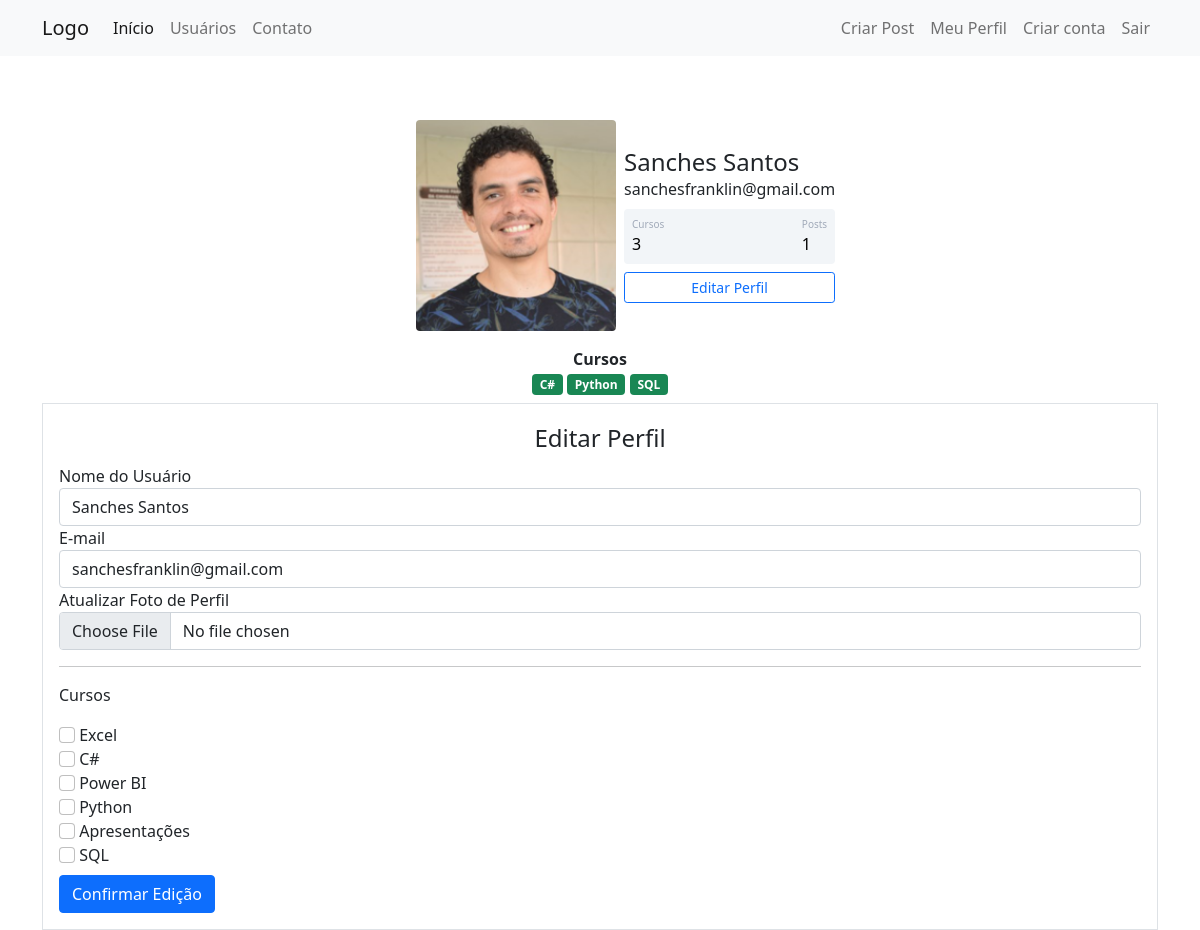
The page /perfil/editar (signed in) on the database its author committed.
### appcomunidade/models.py (models this page shows)
class Usuario(database.Model, UserMixin):
    id = database.Column(database.Integer, primary_key=True)
    username = database.Column(database.String, nullable=False)
    email = database.Column(database.String, nullable=False, unique=True)
    senha = database.Column(database.String, nullable=False)
    foto_perfil = database.Column(database.String, default='default.jpg')
    posts = database.relationship('Post', backref='autor', lazy=True)
    cursos = database.Column(database.String, nullable=False, default='Não informado')
    def contar_posts(self):
        return len(self.posts)

### appcomunidade/routes.py (the view)
@app.route('/perfil/editar', methods=['GET', 'POST'])
@login_required
def editar_perfil():
    form = FormEditarPerfil()
    if form.validate_on_submit():
        current_user.email = form.email.data
        current_user.username = form.username.data
        if form.foto_perfil.data:
            nome_imagem = salvar_imagem(form.foto_perfil.data)
            current_user.foto_perfil = nome_imagem
        current_user.cursos = atualizar_cursos(form)
        database.session.commit()
        flash(f'Perfil atualizado com sucesso', 'alert-success')
        return redirect(url_for('perfil'))
    elif request.method =="GET":
        form.email.data = current_user.email
        form.username.data = current_user.username
    foto_perfil = url_for('static', filename='fotos_perfil/{}'.format(current_user.foto_perfil))
    return render_template('editarperfil.html', foto_perfil=foto_perfil, form=form)

### appcomunidade/forms.py (shortened to what this page needs)
class FormEditarPerfil(FlaskForm):
    username = StringField('Nome do Usuário', validators=[DataRequired()])
    email = StringField('E-mail', validators=[DataRequired(), Email()])
    foto_perfil = FileField('Atualizar Foto de Perfil', validators=[FileAllowed(['jpg', 'png'])])
    curso_excel = BooleanField('Excel')
    curso_vba = BooleanField('C#')
    curso_powerbi = BooleanField('Power BI')
    curso_python = BooleanField('Python')
    curso_ppt = BooleanField('Apresentações')
    curso_sql = BooleanField('SQL')
    botao_submit_editarperfil = SubmitField('Confirmar Edição')

### appcomunidade/models.py (called while the page is built)
@login_manager.user_loader
def load_usuario(id_usuario):
    return Usuario.query.get(id_usuario)

### appcomunidade/templates/editarperfil.html (shortened to what this page needs)
{% extends 'perfil.html' %}
{% block form_editar_perfil %}
<div class="container">
        <div class="row">
            <div class="col">
                <form method="POST" action="" class="border p-3 mt-2" enctype="multipart/form-data">
                    <legend class="text-center">Editar Perfil</legend>
                    <fieldset>
                        <div class="form-group">
                            {{ form.username.label(class="form-control-label") }}
                            {% if form.username.errors %}
                                {{ form.username(class="form-control is-invalid") }}
                            <div class="invalid-feedback">
                                {% for erro in form.username.errors %}
                                    {{ erro }}
                                {% endfor %}
                            </div>
                            {% else %}
                                {{ form.username(class="form-control") }}
                            {% endif %}
                        </div>
                        <div class="form-group">
                            {{ form.email.label(class="form-control-label") }}
                            {% if form.email.errors %}
                                {{ form.email(class="form-control is-invalid") }}
                            <div class="invalid-feedback">
                                {% for erro in form.email.errors %}
                                    {{ erro }}
                                {% endfor %}
                            </div>
                            {% else %}
                                {{ form.email(class="form-control") }}
                            {% endif %}
                        </div>
                        <div class="form-group">
                            {{ form.foto_perfil.label }}
                            {{ form.foto_perfil(class="form-control") }}
                        </div>
                        <hr>
                        <p>Cursos</p>
                        {% for campo in form %}
                            {% if 'curso_' in campo.name %}
                                <div class="form-group">
                                    {{ campo(class="form-check-input") }}
                                    {{ campo.label(class="form-check-label") }}
                                </div>
                            {% endif %}
                        {% endfor %}
                    </fieldset>
                    {{ form.botao_submit_editarperfil(class="btn btn-primary mt-2") }}
                </form>
            </div>
        </div>
    </div>
{% endblock %}

### appcomunidade/templates/perfil.html
{% extends 'base.html' %} {% block body %}
<div class="container mt-5 d-flex justify-content-center">
    <div class="card p-3">
        <div class="d-flex align-items-center">
            <div class="image pe-2">
                <img src="{{ foto_perfil }}" class="rounded" width="200" />
            </div>
            <div class="ml-3 w-100">
                <h4 class="mb-0 mt-0">{{ current_user.username }}</h4>
                <span>{{ current_user.email }}</span>
                <div
                    class="p-2 mt-2 bg-primary d-flex justify-content-between rounded text-white stats"
                >
                    {% if 'Não Informado' in current_user.cursos or not
                    current_user.cursos %}
                    <div class="d-flex flex-column">
                        <span class="articles">Cursos</span>
                        <span class="number1">0</span>
                    </div>
                    {% else %}
                    <div class="d-flex flex-column">
                        <span class="articles">Cursos</span>
                        <span class="number1"
                            >{{ current_user.cursos.count(';') + 1 }}</span
                        >
                    </div>
                    {% endif %}
                    <div class="d-flex flex-column">
                        <span class="rating">Posts</span>
                        <span class="number3">
                            {{ current_user.contar_posts() }}
                        </span>
                    </div>
                </div>
                <div class="button mt-2 d-flex flex-row align-items-center">
                    <a class="w-100" href="{{ url_for('editar_perfil') }}">
                        <button class="btn btn-sm btn-outline-primary w-100">
                            Editar Perfil
                        </button>
                    </a>
                </div>
            </div>
        </div>
    </div>
</div>
<div class="row justify-content-center">
    <div class="col col-4" style="text-align: center">
        <strong>Cursos</strong><br />
        {% for curso in current_user.cursos.split(';') %}
        <span class="badge bg-success">{{ curso }}</span>
        {% endfor %}
    </div>
</div>
{% block form_editar_perfil %} {% endblock %} {% endblock %}

### appcomunidade/static/main.css (style rules this page uses)
.card { width: 400px; border: none; border-radius: 10px; background-color: #fff; }
.stats { background: #f2f5f8 !important; color: #000 !important; }
.articles { font-size: 10px; color: #a1aab9; }
.number1 { font-weight: 500; }
.rating { font-size: 10px; color: #a1aab9; }
.number3 { font-weight: 500; }

### rows shown on the page
Usuario: username "Sanches Santos", email "sanchesfranklin@gmail.com", cursos "3"

### other values the page prints
{{ current_user.contar_posts() }} "1"
{{ curso }} "C#" "Python" "SQL"
{{ campo.label(class="form-check-label") }} "Excel" "C#" "Power BI" "Python" "Apresentações" "SQL"
